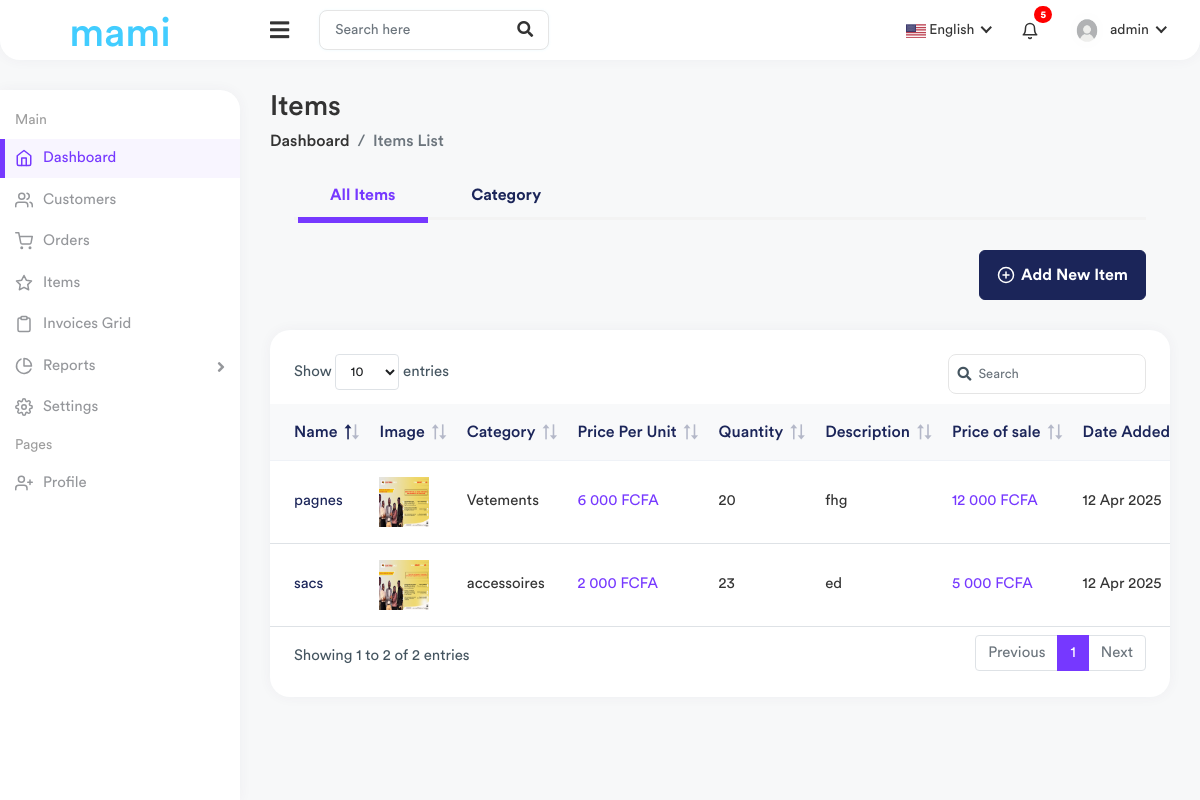
The page /invoice-items.php on the database its author committed.
### tables this page shows
CREATE TABLE `preferences` (
  `id` int(11) NOT NULL,
  `app_name` varchar(255) NOT NULL,
  `currency` varchar(50) NOT NULL,
  `language` varchar(50) NOT NULL,
  `financial_year` varchar(50) NOT NULL,
  `created_at` timestamp NOT NULL DEFAULT current_timestamp(),
  `updated_at` timestamp NOT NULL DEFAULT current_timestamp() ON UPDATE current_timestamp()
);

CREATE TABLE `items` (
  `id` int(11) NOT NULL,
  `item_name` varchar(255) NOT NULL,
  `item_image` varchar(255) NOT NULL,
  `item_category` varchar(255) NOT NULL,
  `price_per_unit` int(11) NOT NULL,
  `quantity_buyed` int(11) NOT NULL,
  `quantity_selled` int(11) NOT NULL,
  `quantity_rest` int(11) NOT NULL,
  `price_of_sale` int(11) NOT NULL,
  `description` varchar(255) NOT NULL,
  `created_at` timestamp NOT NULL DEFAULT current_timestamp() ON UPDATE current_timestamp()
);

### invoice-items.php (the view, shortened to what this page needs)
<!DOCTYPE html>
<html lang="en">
<?php
include('head.php');
?>
<?php
include('connexion.php');
?>
<body>
  <div class="main-wrapper">
    <?php
    include('header.php');
    ?>
    <?php
    include('sidebar.php');
    ?>
    <div class="page-wrapper">
      <div class="content container-fluid">
        <div class="page-header">
          <div class="row align-items-center">
            <div class="col">
              <h3 class="page-title">Items</h3>
              <ul class="breadcrumb">
                <li class="breadcrumb-item">
                  <a href="home.php">Dashboard</a>
                </li>
                <li class="breadcrumb-item active">Items List</li>
              </ul>
            </div>
          </div>
        </div>
        <div class="card invoices-tabs-card">
          <div class="card-body card-body pt-0 pb-0">
            <div class="invoices-items-main-tabs">
              <div class="row align-items-center">
                <div class="col-lg-12 col-md-12">
                  <div class="invoices-items-tabs">
                    <ul>
                      <li>
                        <a href="invoice-items.php" class="active">All Items</a>
                      </li>
                      <li><a href="invoice-category.php">Category</a></li>
                    </ul>
                  </div>
                </div>
              </div>
            </div>
          </div>
        </div>
        <div class="card invoices-tabs-card">
          <div class="card-body card-body pt-0 pb-0">
            <div class="invoices-main-tabs border-0 pb-0">
              <div class="row align-items-center">
                <div class="col-lg-12 col-md-12">
                  <div
                    class="invoices-settings-btn invoices-settings-btn-one">
                    <a
                      href="#"
                      class="btn"
                      data-bs-toggle="modal"
                      data-bs-target="#add_items">
                      <i data-feather="plus-circle"></i> Add New Item
                    </a>
                  </div>
                </div>
              </div>
            </div>
          </div>
        </div>
        <div class="row">
          <div class="col-sm-12">
            <div class="card card-table">
              <div class="card-body">
                <div class="table-responsive">
                  <?php
                  include('connexion.php');
                  $sql = "SELECT * FROM items ORDER BY created_at DESC";
                  $stmt = $conn->query($sql);
                  $articles = [];
                  if ($stmt) {
                    while ($article = $stmt->fetch_assoc()) {
                      $articles[] = $article;
                    }
                  }
                  ?>
                  <table class="table table-stripped table-hover datatable">
                    <thead class="thead-light">
                      <tr>
                        <th>Name</th>
                        <th>Image</th>
                        <th>Category</th>
                        <th>Price Per Unit</th>
                        <th>Quantity</th>
                        <th>Description</th>
                        <th>Price of sale</th>
                        <th>Date Added</th>
                      </tr>
                    </thead>
                    <tbody>
                      <?php if (!empty($articles)): ?>
                        <?php foreach ($articles as $article): ?>
                          <tr>
                            <td>
                              <a href="#" class="items-links"><?= htmlspecialchars($article['item_name']) ?></a>
                            </td>
                            <td>
                              <?php if (!empty($article['item_image'])): ?>
                                <img src="<?= htmlspecialchars($article['item_image']) ?>" alt="Image" width="50" height="50">
                              <?php else: ?>
                                No Image
                              <?php endif; ?>
                            </td>
                            <?php
                            include('connexion.php');
                            $sql = "SELECT * FROM preferences";
                            $stmt = $conn->query($sql);
                            $preference = $stmt->fetch_assoc();
                            $exchange_rate = isset($preference['exchange_rate']) ? (float) $preference['exchange_rate'] : 655.957;
                            ?>
                            <?php
                            if (!function_exists('convertCurrency')) {
                              function convertCurrency($amount, $currency, $rate)
                              {
                                $amount = (float) str_replace(',', '.', $amount);
                                if ($currency === 'euro') {
                                  return number_format($amount / $rate, 2, '.', '') . ' €';
                                } else {
                                  return number_format($amount, 0, '.', ' ') . ' FCFA';
                                }
                              }
                            }
                            ?>
                            <td><?= htmlspecialchars($article['item_category']) ?></td>
                            <td class="text-primary"><?= convertCurrency($article['price_per_unit'], $preference['currency'], $exchange_rate) ?> </td>
                            <td><?= (int)$article['quantity_buyed'] ?></td>
                            <td class="items-text">
                              <?= htmlspecialchars($article['description'] ?: 'No description') ?>
                            </td>
                            <td class="text-primary"><?= convertCurrency($article['price_of_sale'], $preference['currency'], $exchange_rate) ?> </td>
                            <td><?= date('d M Y', strtotime($article['created_at'])) ?></td>
                          </tr>
                        <?php endforeach; ?>
                      <?php else: ?>
                        <tr>
                          <td colspan="9" class="text-center">No articles found</td>
                        </tr>
                      <?php endif; ?>
                    </tbody>
                  </table>
                </div>
              </div>
            </div>
          </div>
        </div>
      </div>
    </div>
  </div>
</body>
</html>

### header.php (shortened to what this page needs)
<div class="header header-one">
  <div class="header-left header-left-one">
    <a href="home.php" class="logo">
      <?php
      include('connexion.php');
      $sql = "SELECT * FROM preferences";
      $stmt = $conn->query($sql);
      $preference = $stmt->fetch_assoc();
      ?>
      <h1 style="    color: #42cdff;margin: 10px 0;">
        <?php
        if (isset($preference['app_name'])) {
          echo $preference['app_name'];
        } else {
          echo 'GESTCOM';
        }
        ?>
      </h1>
    </a>
  </div>
  <a href="javascript:void(0);" id="toggle_btn">
    <i class="fas fa-bars"></i>
  </a>
  <div class="top-nav-search">
    <form>
      <input type="text" class="form-control" placeholder="Search here" />
      <button class="btn" type="submit">
        <i class="fas fa-search"></i>
      </button>
    </form>
  </div>
  <ul class="nav nav-tabs user-menu">
    <li class="nav-item dropdown has-arrow flag-nav">
      <a
        class="nav-link dropdown-toggle"
        data-bs-toggle="dropdown"
        href="#"
        role="button">
        <img src="assets/img/flags/us.png" alt="" height="20" />
        <span>English</span>
      </a>
    </li>
    <li class="nav-item dropdown">
      <a
        href="#"
        class="dropdown-toggle nav-link"
        data-bs-toggle="dropdown">
        <i data-feather="bell"></i>
        <span class="badge rounded-pill">5</span>
      </a>
    </li>
    <?php
      if (isset($_SESSION['username'])) {
        $username = ($_SESSION['username']);
        $sql = "SELECT * FROM users WHERE username = '$username' ";
        $result = $conn->query($sql);
        $user = $result->fetch_assoc();
      }else{
        $username='admin';
      }
    ?>
    <li class="nav-item dropdown has-arrow main-drop">
      <a href="#" class="dropdown-toggle nav-link" data-bs-toggle="dropdown">
        <span class="user-img">
          <img id="avatarImg" width="35" height="35" src="<?php echo (!empty($user['image']) ? 'assets/photos/' . $user['image'] : 'assets/img/user.jpeg'); ?>"
            alt="Profile Image">
        </span>
        <span><?php echo $username; ?></span>
      </a>
    </li>
  </ul>
</div>

### rows shown on the page
preferences: app_name "mami"
items: item_name "pagnes", item_image (picture), item_category "Vetements", price_per_unit.currency "6 000 FCFA", quantity_buyed "20", description "fhg", price_of_sale.currency "12 000 FCFA", created_at "12 Apr 2025"
items: item_name "sacs", item_image (picture), item_category "accessoires", price_per_unit.currency "2 000 FCFA", quantity_buyed "23", description "ed", price_of_sale.currency "5 000 FCFA", created_at "12 Apr 2025"

### other values the page prints
$username "admin"
